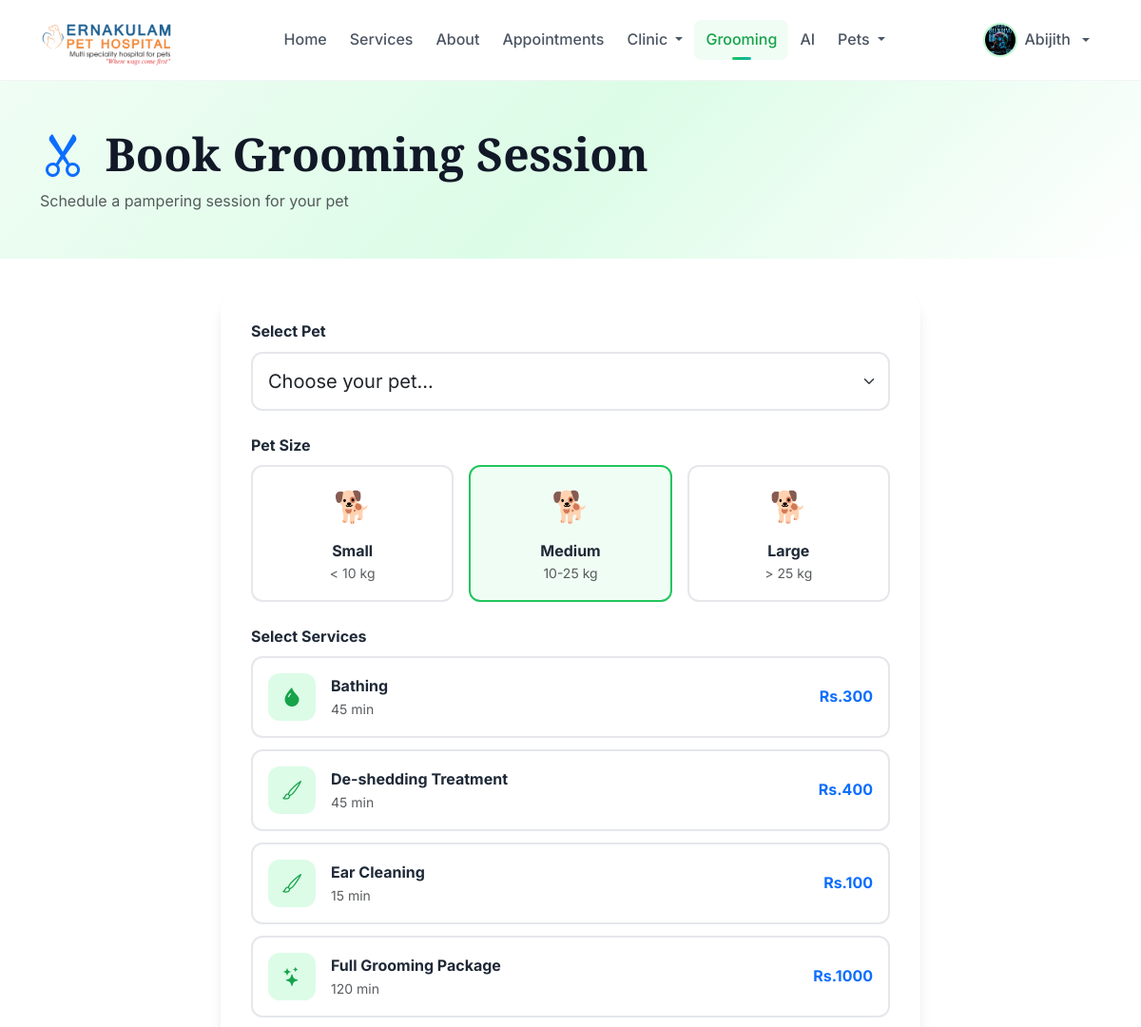
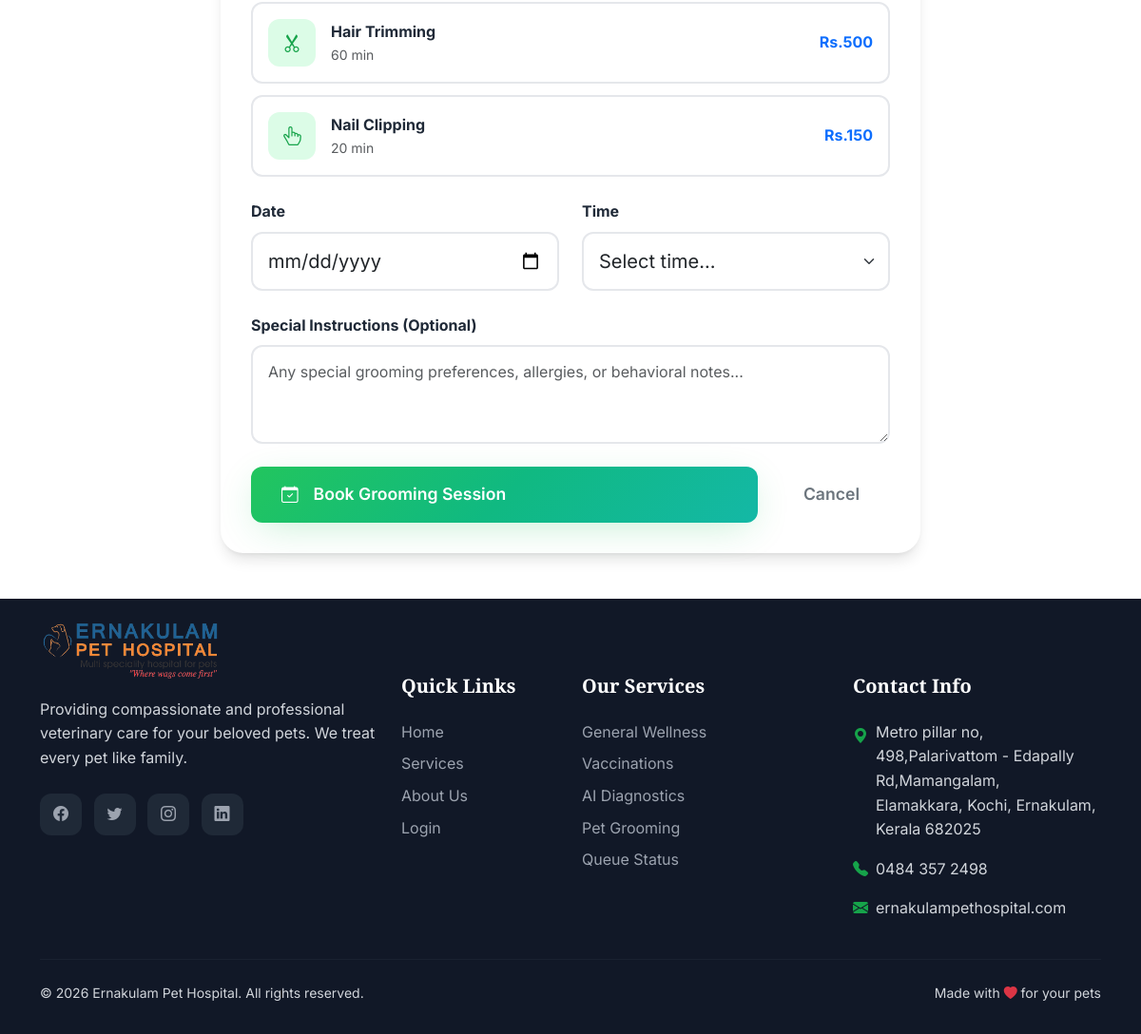
The page /appointments/grooming/book/ (signed in) on the database its author committed (2 pictures, top to bottom).
### accounts/models.py (models this page shows, shortened)
class User(AbstractUser):
    USER_ROLES = (
        ('ADMIN', 'Administrator'),
        ('VET', 'Veterinarian'),
        ('OWNER', 'Pet Owner'),
    )
    role = models.CharField(max_length=20, choices=USER_ROLES, default='OWNER')
    phone_regex = RegexValidator(
        regex=r'^\+?1?\d{9,15}$',
        message="Phone number must be entered in the format: '+999999999'. Up to 15 digits allowed."
    )
    phone_number = models.CharField(validators=[phone_regex], max_length=17, blank=True)
    address = models.TextField(blank=True)
    date_of_birth = models.DateField(null=True, blank=True)
    profile_picture = models.ImageField(upload_to='profiles/', null=True, blank=True)
    is_active_account = models.BooleanField(default=True)
    created_at = models.DateTimeField(auto_now_add=True)
    updated_at = models.DateTimeField(auto_now=True)
    class Meta:
        ordering = ['-date_joined']
    @property
    def is_pet_owner(self):
        return self.role == 'OWNER'

### appointments/models.py (models this page shows, shortened)
class GroomingService(models.Model):
    SERVICE_TYPES = (
        ('BATHING', 'Bathing'),
        ('HAIR_TRIMMING', 'Hair Trimming'),
        ('NAIL_CLIPPING', 'Nail Clipping'),
        ('FULL_GROOMING', 'Full Grooming Package'),
        ('EAR_CLEANING', 'Ear Cleaning'),
        ('TEETH_CLEANING', 'Teeth Cleaning'),
        ('DESHEDDING', 'De-shedding Treatment'),
    )
    name = models.CharField(max_length=100)
    service_type = models.CharField(max_length=20, choices=SERVICE_TYPES)
    description = models.TextField(blank=True)
    duration = models.IntegerField(default=30, help_text="Duration in minutes")
    price = models.DecimalField(max_digits=10, decimal_places=2)
    small_pet_price = models.DecimalField(max_digits=10, decimal_places=2, null=True, blank=True)
    medium_pet_price = models.DecimalField(max_digits=10, decimal_places=2, null=True, blank=True)
    large_pet_price = models.DecimalField(max_digits=10, decimal_places=2, null=True, blank=True)
    is_active = models.BooleanField(default=True)
    created_at = models.DateTimeField(auto_now_add=True)
    updated_at = models.DateTimeField(auto_now=True)
    class Meta:
        ordering = ['name']

### appointments/views.py (the view, shortened to what this page needs)
# urls.py: path('grooming/book/', views.book_grooming, name='book_grooming'),
@login_required
def book_grooming(request):
    from .models import GroomingService, GroomingAppointment, ClinicSettings
    pets = Pet.objects.filter(owner=request.user) if request.user.is_pet_owner else Pet.objects.all()
    services = GroomingService.objects.filter(is_active=True)
    today = date.today()
    return render(request, 'appointments/grooming/book.html', {
        'pets': pets,
        'services': services,
        'today': today,
    })

### templates/appointments/grooming/book.html (shortened to what this page needs)
{% extends 'base.html' %}
{% block content %}
<section class="booking-hero">
    <div class="container">
        <h1 class="display-5 fw-bold mb-2">
            <i class="bi bi-scissors text-primary me-2"></i>
            Book Grooming Session
        </h1>
        <p class="text-muted mb-0">Schedule a pampering session for your pet</p>
    </div>
</section>
<div class="container mb-5">
    <div class="row justify-content-center">
        <div class="col-lg-8">
            <div class="booking-card">
                <form method="post">
                    <div class="mb-4">
                        <label class="form-label fw-bold">Select Pet</label>
                        <select name="pet" class="form-select form-select-lg" required>
                            <option value="">Choose your pet...</option>
                        </select>
                    </div>
                    <div class="mb-4">
                        <label class="form-label fw-bold">Pet Size</label>
                        <div class="d-flex gap-3">
                            <label for="size_small" class="size-label">
                                <span class="size-icon">🐕</span>
                                <strong>Small</strong>
                                <small class="d-block text-muted">< 10 kg</small>
                            </label>
                            <label for="size_medium" class="size-label">
                                <span class="size-icon">🐕</span>
                                <strong>Medium</strong>
                                <small class="d-block text-muted">10-25 kg</small>
                            </label>
                            <label for="size_large" class="size-label">
                                <span class="size-icon">🐕</span>
                                <strong>Large</strong>
                                <small class="d-block text-muted">> 25 kg</small>
                            </label>
                        </div>
                    </div>
                    <div class="mb-4">
                        <label class="form-label fw-bold">Select Services</label>
                        {% for service in services %}
                        <label for="service_{{ service.id }}" class="service-option">
                            <div class="service-icon-small">
                                {% if service.service_type == 'BATHING' %}
                                    <i class="bi bi-droplet-fill"></i>
                                {% elif service.service_type == 'HAIR_TRIMMING' %}
                                    <i class="bi bi-scissors"></i>
                                {% elif service.service_type == 'NAIL_CLIPPING' %}
                                    <i class="bi bi-hand-index-thumb"></i>
                                {% elif service.service_type == 'FULL_GROOMING' %}
                                    <i class="bi bi-stars"></i>
                                {% else %}
                                    <i class="bi bi-brush"></i>
                                {% endif %}
                            </div>
                            <div class="flex-grow-1">
                                <strong>{{ service.name }}</strong>
                                <small class="d-block text-muted">{{ service.duration }} min</small>
                            </div>
                            <div class="text-end">
                                <span class="fw-bold text-primary">Rs.{{ service.price|floatformat:0 }}</span>
                            </div>
                        </label>
                        {% endfor %}
                    </div>
                    <div class="row mb-4">
                        <div class="col-md-6 mb-3 mb-md-0">
                            <label class="form-label fw-bold">Date</label>
                            <input type="date" name="appointment_date" class="form-control form-control-lg" min="{{ today }}" required>
                        </div>
                        <div class="col-md-6">
                            <label class="form-label fw-bold">Time</label>
                            <select name="appointment_time" class="form-select form-select-lg" required>
                                <option value="">Select time...</option>
                            </select>
                        </div>
                    </div>
                    <div class="mb-4">
                        <label class="form-label fw-bold">Special Instructions (Optional)</label>
                        <textarea name="special_instructions" class="form-control" rows="3" placeholder="Any special grooming preferences, allergies, or behavioral notes..."></textarea>
                    </div>
                    <div class="d-flex gap-3">
                        <button type="submit" class="btn btn-primary btn-lg flex-grow-1">
                            <i class="bi bi-calendar-check me-2"></i>Book Grooming Session
                        </button>
                        <a href="{% url 'appointments:grooming_services' %}" class="btn btn-outline-secondary btn-lg">
                            Cancel
                        </a>
                    </div>
                </form>
            </div>
        </div>
    </div>
</div>
{% endblock %}

### templates/base.html (shortened to what this page needs)
<!DOCTYPE html>
<html lang="en">
<head>
    <link href="https://cdn.jsdelivr.net/npm/bootstrap@5.3.0/dist/css/bootstrap.min.css" rel="stylesheet">
    <link rel="stylesheet" href="https://cdn.jsdelivr.net/npm/bootstrap-icons@1.11.0/font/bootstrap-icons.css">
    <link href="https://unpkg.com/aos@2.3.1/dist/aos.css" rel="stylesheet">
</head>
<body class="d-flex flex-column min-vh-100">
    <nav class="navbar navbar-expand-lg sticky-top">
        <div class="container">
            <a class="navbar-brand" href="{% url 'home' %}" style="position: relative; width: 150px; display: flex; align-items: center;">
                <img src="/media/logo/logo.png" alt="Logo" style="height: 140px; width: auto; position: absolute; top: -60px; left: 0; z-index: 1000;">
            </a>
            <div class="collapse navbar-collapse" id="navbarNav">
                <ul class="navbar-nav mx-auto">
                    <li class="nav-item">
                        <a class="nav-link {% if request.path == '/' %}active{% endif %}" href="{% url 'home' %}">
                            Home
                        </a>
                    </li>
                    <li class="nav-item">
                        <a class="nav-link {% if 'services' in request.path %}active{% endif %}" href="{% url 'services' %}">
                            Services
                        </a>
                    </li>
                    <li class="nav-item">
                        <a class="nav-link {% if 'about' in request.path %}active{% endif %}" href="{% url 'about' %}">
                            About
                        </a>
                    </li>
                    {% if user.is_authenticated %}
                        <li class="nav-item">
                            <a class="nav-link " href="{% url 'appointments:list' %}">
                                Appointments
                            </a>
                        </li>
                        <li class="nav-item dropdown">
                            <a class="nav-link dropdown-toggle " href="#" id="clinicDropdown" role="button" data-bs-toggle="dropdown">
                                Clinic
                            </a>
                        </li>
                        <li class="nav-item">
                            <a class="nav-link {% if 'grooming' in request.path %}active{% endif %}" href="{% url 'appointments:grooming_services' %}">
                                Grooming
                            </a>
                        </li>
                        <li class="nav-item">
                            <a class="nav-link {% if 'ai_diagnosis' in request.path %}active{% endif %}" href="{% url 'ai_diagnosis:home' %}">
                                AI
                            </a>
                        </li>
                        {% if user.is_pet_owner %}
                        <li class="nav-item dropdown">
                            <a class="nav-link dropdown-toggle {% if 'medical_records' in request.path or 'records' in request.path %}active{% endif %}" href="#" id="petsDropdown" role="button" data-bs-toggle="dropdown">
                                Pets
                            </a>
                        </li>
                        {% endif %}
                    {% endif %}
                </ul>
                <ul class="navbar-nav">
                    {% if user.is_authenticated %}
                        <li class="nav-item dropdown">
                            <a class="nav-link dropdown-toggle d-flex align-items-center gap-2" href="#" id="userDropdown" role="button" data-bs-toggle="dropdown">
                                {% if user.profile_picture %}
                                    <img src="{{ user.profile_picture.url }}" class="rounded-circle" style="width: 36px; height: 36px; object-fit: cover; border: 2px solid var(--primary-200);">
                                {% else %}
                                    <div class="rounded-circle d-flex align-items-center justify-content-center" style="width: 36px; height: 36px; background: var(--primary-100); color: var(--primary-600);">
                                        <i class="bi bi-person-fill"></i>
                                    </div>
                                {% endif %}
                                <span class="d-none d-lg-inline">{{ user.first_name|default:user.username }}</span>
                            </a>
                        </li>
                    {% endif %}
                </ul>
            </div>
        </div>
    </nav>
    <main class="flex-grow-1">
        {% block content %}{% endblock %}
    </main>
    <footer class="footer mt-auto">
        <div class="container">
            <div class="row g-4">
                <div class="col-lg-4">
                    <div class="footer-brand" style="position:relative; padding-left: 140px; min-hight: 60px; display: flex; align-items: center;">
                        <img src="/media/logo/logo.png" alt="Logo" style="position: absolute; left: 0; top: -120px; height: 190px; width: auto;">
                    </div>
                    <p class="mb-4">Providing compassionate and professional veterinary care for your beloved pets. We treat every pet like family.</p>
                    <div class="social-links">
                        <a href="#"><i class="bi bi-facebook"></i></a>
                        <a href="#"><i class="bi bi-twitter"></i></a>
                        <a href="#"><i class="bi bi-instagram"></i></a>
                        <a href="#"><i class="bi bi-linkedin"></i></a>
                    </div>
                </div>
                <div class="col-lg-2 col-md-4">
                    <h5>Quick Links</h5>
                    <ul class="list-unstyled">
                        <li class="mb-2"><a href="{% url 'home' %}">Home</a></li>
                        <li class="mb-2"><a href="{% url 'services' %}">Services</a></li>
                        <li class="mb-2"><a href="{% url 'about' %}">About Us</a></li>
                        <li class="mb-2"><a href="{% url 'accounts:login' %}">Login</a></li>
                    </ul>
                </div>
                <div class="col-lg-3 col-md-4">
                    <h5>Our Services</h5>
                    <ul class="list-unstyled">
                        <li class="mb-2"><a href="{% url 'services' %}">General Wellness</a></li>
                        <li class="mb-2"><a href="{% url 'medical_records:vaccination_list' %}">Vaccinations</a></li>
                        <li class="mb-2"><a href="{% url 'ai_diagnosis:home' %}">AI Diagnostics</a></li>
                        <li class="mb-2"><a href="{% url 'appointments:grooming_services' %}">Pet Grooming</a></li>
                        <li class="mb-2"><a href="{% url 'appointments:queue_status' %}">Queue Status</a></li>
                    </ul>
                </div>
                <div class="col-lg-3 col-md-4">
                    <h5>Contact Info</h5>
                    <ul class="list-unstyled">
                        <li class="mb-3 d-flex align-items-start gap-2">
                            <i class="bi bi-geo-alt-fill text-primary-600 mt-1"></i>
                            <span>Metro pillar no, 498,Palarivattom - Edapally Rd,Mamangalam,<br>Elamakkara, Kochi, Ernakulam, Kerala 682025</span>
                        </li>
                        <li class="mb-3 d-flex align-items-center gap-2">
                            <i class="bi bi-telephone-fill text-primary-600"></i>
                            <span>0484 357 2498</span>
                        </li>
                        <li class="mb-3 d-flex align-items-center gap-2">
                            <i class="bi bi-envelope-fill text-primary-600"></i>
                            <span>ernakulampethospital.com</span>
                        </li>
                    </ul>
                </div>
            </div>
            <hr class="my-4" style="border-color: var(--gray-700);">
            <div class="row align-items-center">
                <div class="col-md-6 text-center text-md-start">
                    <p class="mb-0 small">&copy; 2026 Ernakulam Pet Hospital. All rights reserved.</p>
                </div>
                <div class="col-md-6 text-center text-md-end">
                    <p class="mb-0 small">Made with <i class="bi bi-heart-fill text-danger"></i> for your pets</p>
                </div>
            </div>
        </div>
    </footer>
</body>
</html>

### rows shown on the page
User: profile_picture (picture), first_name "Abijith"
GroomingService: service_type "BATHING" (drawn), name "Bathing", duration "45", price "300"
GroomingService: name "De-shedding Treatment", duration "45", price "400"
GroomingService: name "Ear Cleaning", duration "15", price "100"
GroomingService: service_type "FULL_GROOMING" (drawn), name "Full Grooming Package", duration "120", price "1000"
GroomingService: service_type "HAIR_TRIMMING" (drawn), name "Hair Trimming", duration "60", price "500"
GroomingService: service_type "NAIL_CLIPPING" (drawn), name "Nail Clipping", duration "20", price "150"
